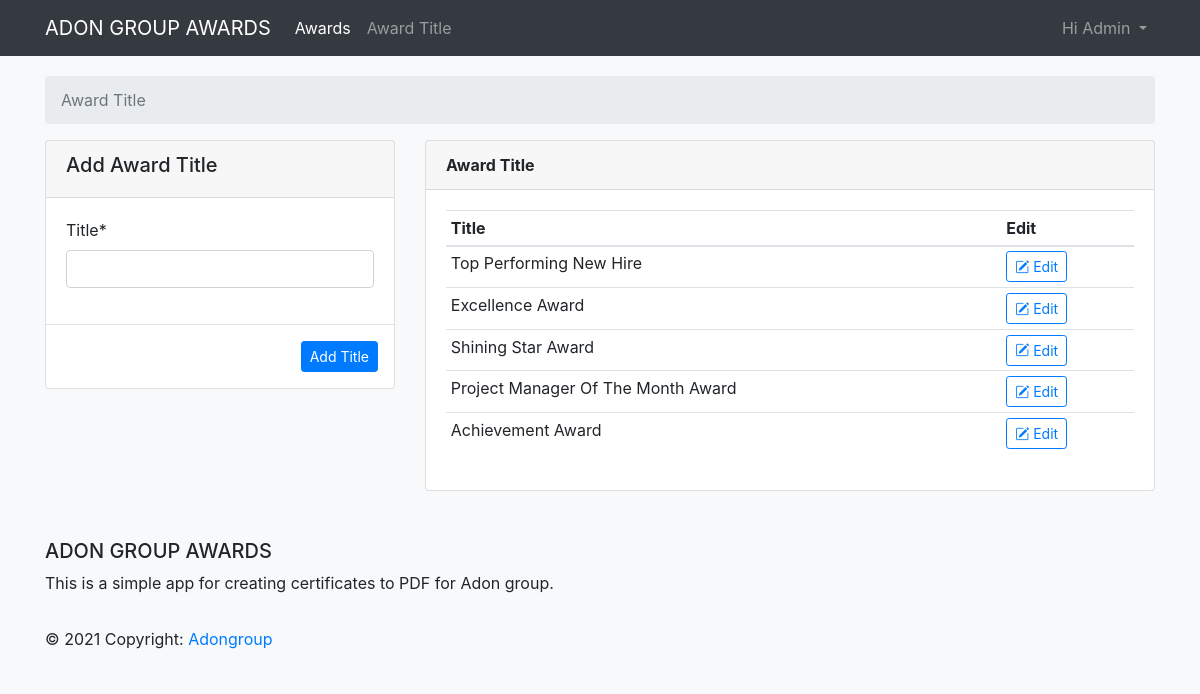
Page /adward-title (signed in) on the earlier database version.
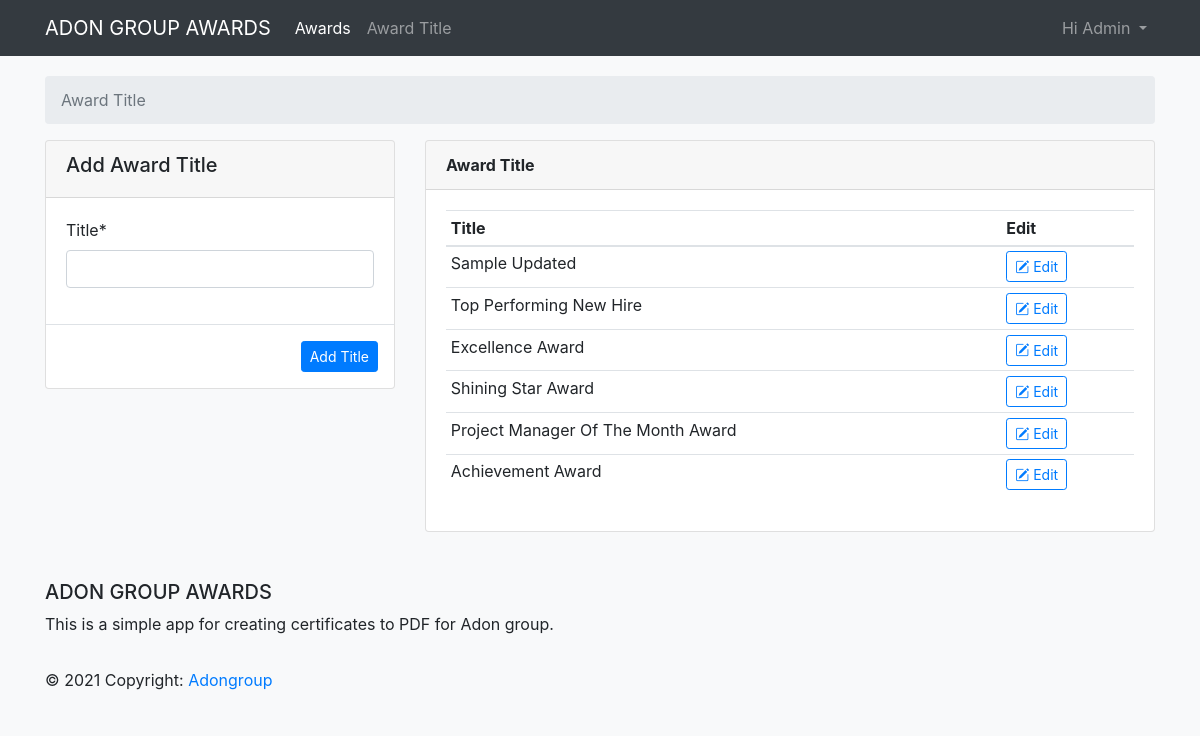
Same page on the later database version.
### awards/models.py (models this page shows, shortened)
class AwardTitle(models.Model):
    title = models.CharField(max_length=200, unique=True)
    created = models.DateField(auto_now_add=True)
    updated = models.DateField(auto_now=True)
    class Meta:
        ordering = ['-created']

### awards/views.py (the view)
# urls.py: path('adward-title', views.awardTitle, name="award_title"),
@login_required()
def awardTitle(request):
    award_titles = AwardTitle.objects.all()
    title_form = AddAwardeeTitleForm(request.POST or None)
    if request.method == "POST":
        if title_form.is_valid():
            instance = title_form.save(commit=False)
            instance.save()
        return redirect('awards:award_title')
    else:
        title_form = AddAwardeeTitleForm(request.POST or None)
    context = {
        "title": "award title",
        "award_titles": award_titles,
        "title_form": title_form,
    }
    return render(request, "list_award_title.html", context)

### awards/forms.py
class AddAwardeeTitleForm(forms.ModelForm):
    class Meta:
        model = AwardTitle
        fields = [
            "title",
        ]

### awards/templates/list_award_title.html (shortened to what this page needs)
{% extends "main.html" %}
{% load crispy_forms_tags %}
{% block content %}
<nav aria-label="breadcrumb">
    <ol class="breadcrumb">
        <li class="breadcrumb-item active" aria-current="page">{{title|title}}</li>
    </ol>
</nav>
<div class="row">
    <div class="col-xl-4 col-lg-5">
        <div class="card">
            <div class="card-header">
                <h5>Add Award Title</h5>
            </div>
            <form action="" method="post">
                <div class="card-body">
                    {{ title_form|crispy }}
                </div>
                <div class="modal-footer">
                    <input class="btn btn-primary btn-sm" type="submit" value="Add Title">
                </div>
            </form>
        </div>
    </div>
    <div class="col-xl-8 col-lg-7">
        <div class="card">
            <div class="card-header">
                <div class="d-flex justify-content-between">
                    <strong>{{title|title}}</strong>
                </div>
            </div>
            <div class="card-body">
                <table id="awardee" class="table table-stripe table-sm">
                    <thead>
                        <tr>
                            <th>Title</th>
                            <th>Edit</th>
                        </tr>
                    </thead>
                    <tbody>
                        {% for awardee in award_titles %}
                        <tr>
                            <td>{{awardee.title|title}}</td>
                            <td>
                                <a href="{% url 'awards:update_title' awardee.pk %}" class="btn btn-outline-primary btn-sm">
                                    <i class="bi bi-pencil-square"></i>
                                    Edit
                                </a>
                            </td>
                        </tr>
                        {% endfor %}
                    </tbody>
                </table>
            </div>
        </div>
    </div>
</div>
{% endblock %}

Differences in the rows shown:
added AwardTitle: title "Sample Updated"
